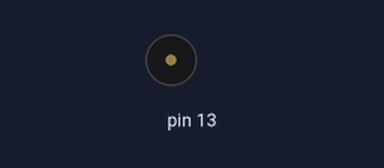
Simulated run of this sketch. Board: Arduino Uno, built with avr-gcc and run on an emulated ATmega328P. Shown: buzzer (waves = sounding).

Above: at 0.1 s.
At 126.3 s:
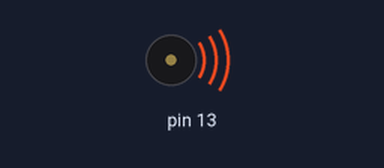
Timing chart, 0 to 129.7 s (numbered marks = the images above):
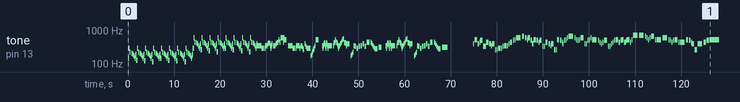

The sketch:

Buzzer.ino
```cpp
#include "notes.h"

//Megalovania Buzzer Sounds
int MegalovaniaMelody[] = {
  NOTE_D3, NOTE_D3, NOTE_D4, NOTE_A3, 0,
  NOTE_GS3, NOTE_G3, NOTE_F3, NOTE_D3, NOTE_F3, NOTE_G3, NOTE_C3, NOTE_C3, NOTE_D4, NOTE_A3, 0,
  NOTE_GS3, NOTE_G3, NOTE_F3, NOTE_D3, NOTE_F3, NOTE_G3, NOTE_B2, NOTE_B2, NOTE_D4, NOTE_A3, 0,
  NOTE_GS3, NOTE_G3, NOTE_F3, NOTE_D3, NOTE_F3, NOTE_G3, NOTE_AS2, NOTE_AS2, NOTE_D4, NOTE_A3, 0,
  NOTE_GS3, NOTE_G3, NOTE_F3, NOTE_D3, NOTE_F3, NOTE_G3, NOTE_D3, NOTE_D3, NOTE_D4, NOTE_A3, 0,
  NOTE_GS3, NOTE_G3, NOTE_F3, NOTE_D3, NOTE_F3, NOTE_G3, NOTE_C3, NOTE_C3, NOTE_D4, NOTE_A3, 0,
  NOTE_GS3, NOTE_G3, NOTE_F3, NOTE_D3, NOTE_F3, NOTE_G3, NOTE_B2, NOTE_B2, NOTE_D4, NOTE_A3, 0,
  NOTE_GS3, NOTE_G3, NOTE_F3, NOTE_D3, NOTE_F3, NOTE_G3, NOTE_AS2, NOTE_AS2, NOTE_D4, NOTE_A3, 0,
  NOTE_GS3, NOTE_G3, NOTE_F3, NOTE_D3, NOTE_F3, NOTE_G3, NOTE_D4, NOTE_D4, NOTE_D5, NOTE_A4, 0,
  NOTE_GS4, NOTE_G4, NOTE_F4, NOTE_D4, NOTE_F4, NOTE_G4, NOTE_C4, NOTE_C4, NOTE_D5, NOTE_A4, 0,
  NOTE_GS4, NOTE_G4, NOTE_F4, NOTE_D4, NOTE_F4, NOTE_G4, NOTE_B3, NOTE_B3, NOTE_D5, NOTE_A4, 0,
  NOTE_GS4, NOTE_G4, NOTE_F4, NOTE_D4, NOTE_F4, NOTE_G4, NOTE_AS3, NOTE_AS3, NOTE_D5, NOTE_A4, 0,
  NOTE_GS4, NOTE_G4, NOTE_F4, NOTE_D4, NOTE_F4, NOTE_G4, NOTE_D4, NOTE_D4, NOTE_D5, NOTE_A4, 0,
  NOTE_GS4, NOTE_G4, NOTE_F4, NOTE_D4, NOTE_F4, NOTE_G4, NOTE_C4, NOTE_C4, NOTE_D5, NOTE_A4, 0,
  NOTE_GS4, NOTE_G4, NOTE_F4, NOTE_D4, NOTE_F4, NOTE_G4, NOTE_B3, NOTE_B3, NOTE_D5, NOTE_A4, 0,
  NOTE_GS4, NOTE_G4, NOTE_F4, NOTE_D4, NOTE_F4, NOTE_G4, NOTE_AS3, NOTE_AS3, NOTE_D5, NOTE_A4, 0,
  NOTE_GS4, NOTE_G4, NOTE_F4, NOTE_D4, NOTE_F4, NOTE_G4, NOTE_F4, NOTE_F4, NOTE_F4, NOTE_F4, NOTE_F4, NOTE_D4, NOTE_D4, NOTE_D4, NOTE_F4, NOTE_F4, NOTE_F4, NOTE_G4, NOTE_GS4, NOTE_G4, NOTE_F4, NOTE_D4, NOTE_F4, NOTE_G4, 0,
  NOTE_F4, NOTE_F4, NOTE_F4, NOTE_G4, NOTE_GS4, NOTE_A4, NOTE_C5, NOTE_A4, NOTE_D5, NOTE_D5, NOTE_D5, NOTE_A4, NOTE_D5, NOTE_C5, NOTE_F4, NOTE_F4, NOTE_F4, NOTE_F4, NOTE_F4, NOTE_D4, NOTE_D4, NOTE_D4, NOTE_F4, NOTE_F4, NOTE_F4, NOTE_F4, NOTE_D4, NOTE_F4, NOTE_E4, NOTE_D4, NOTE_C4, 0,
  NOTE_G4, NOTE_E4, NOTE_D4, NOTE_D4, NOTE_D4, NOTE_D4, NOTE_F3, NOTE_G3, NOTE_AS3, NOTE_C4, NOTE_D4, NOTE_F4, NOTE_C5, 0,
  NOTE_F4, NOTE_D4, NOTE_F4, NOTE_G4, NOTE_GS4, NOTE_G4, NOTE_F4, NOTE_D4, NOTE_GS4, NOTE_G4, NOTE_F4, NOTE_D4, NOTE_F4, NOTE_F4, NOTE_F4, NOTE_GS4, NOTE_A4, NOTE_C5, NOTE_A4, NOTE_GS4, NOTE_G4, NOTE_F4, NOTE_D4, NOTE_E4, NOTE_F4, NOTE_G4, NOTE_A4, NOTE_C5, NOTE_CS5, NOTE_GS4, NOTE_GS4, NOTE_G4, NOTE_F4, NOTE_G4, NOTE_F3, NOTE_G3, NOTE_A3, NOTE_F4, NOTE_E4, NOTE_D4, NOTE_E4, NOTE_F4, NOTE_G4, NOTE_E4, NOTE_A4, NOTE_A4, NOTE_G4, NOTE_F4, NOTE_DS4, NOTE_CS4, NOTE_DS4, 0,
  NOTE_F4, NOTE_D4, NOTE_F4, NOTE_G4, NOTE_GS4, NOTE_G4, NOTE_F4, NOTE_D4, NOTE_GS4, NOTE_G4, NOTE_F4, NOTE_D4, NOTE_F4, NOTE_F4, NOTE_F4, NOTE_GS4, NOTE_A4, NOTE_C5, NOTE_A4, NOTE_GS4, NOTE_G4, NOTE_F4, NOTE_D4, NOTE_E4, NOTE_F4, NOTE_G4, NOTE_A4, NOTE_C5, NOTE_CS5, NOTE_GS4, NOTE_GS4, NOTE_G4, NOTE_F4, NOTE_G4, NOTE_F3, NOTE_G3, NOTE_A3, NOTE_F4, NOTE_E4, NOTE_D4, NOTE_E4, NOTE_F4, NOTE_G4, NOTE_E4, NOTE_A4, NOTE_A4, NOTE_G4, NOTE_F4, NOTE_DS4, NOTE_CS4, NOTE_DS4,
};

int MegalovaniaNoteDurations[] = {
  16, 16, 8, 6, 32, 8, 8, 8, 16, 16, 16, 16, 16, 8, 6, 32, 8, 8, 8, 16, 16, 16, 16, 16, 8, 6, 32, 8, 8, 8, 16, 16, 16, 16, 16, 8, 6, 32, 8, 8, 8, 16, 16, 16, 16, 16, 8, 6, 32, 8, 8, 8, 16, 16, 16, 16, 16, 8, 6, 32, 8, 8, 8, 16, 16, 16, 16, 16, 8, 6, 32, 8, 8, 8, 16, 16, 16, 16, 16, 8, 6, 32, 8, 8, 8, 16, 16, 16, 16, 16, 8, 6, 32, 8, 8, 8, 16, 16, 16, 16, 16, 8, 6, 32, 8, 8, 8, 16, 16, 16, 16, 16, 8, 6, 32, 8, 8, 8, 16, 16, 16, 16, 16, 8, 6, 32, 8, 8, 8, 16, 16, 16, 16, 16, 8, 6, 32, 8, 8, 8, 16, 16, 16, 16, 16, 8, 6, 32, 8, 8, 8, 16, 16, 16, 16, 16, 8, 6, 32, 8, 8, 8, 16, 16, 16, 16, 16, 8, 6, 32, 8, 8, 8, 16, 16, 16, 8, 16, 8, 8, 8, 8, 4, 16, 8, 16, 8, 8, 8, 16, 16, 16, 16, 16, 8, 8, 16, 8, 8, 8, 8, 8, 8, 8, 8, 16, 16, 16, 2, 8, 16, 8, 8, 8, 8, 4, 16, 8, 16, 8, 8, 8, 8, 8, 16, 8, 16, 8, 8, 8, 8, 8, 8, 8, 16, 8, 15, 8, 8, 2, 3, 16, 16, 16, 16, 16, 16, 16, 16, 16, 16, 16, 16, 8, 2, 16, 8, 16, 8, 16, 16, 16, 16, 16, 16, 8, 8, 8, 8,  8, 8, 16, 16, 16, 2, 8, 8, 8, 8, 4, 4, 4, 4, 4, 4, 2, 8, 8, 8, 8, 2, 2, 3, 16, 16, 16, 16, 16, 16, 16, 16, 16, 16, 16, 16, 8, 2, 16, 8, 16, 8, 16, 16, 16, 16, 16, 16, 8, 8, 8, 8,  8, 8, 16, 16, 16, 2, 8, 8, 8, 8, 4, 4, 4, 4, 4, 4, 2, 8, 8, 8, 8, 2, 1
};

//USSR Anthem Buzzer Sounds
int USSRAnthemMelody[] = {
  NOTE_G4, NOTE_C5, NOTE_G4, NOTE_A4, NOTE_B4, NOTE_E4, NOTE_E4,
  NOTE_A4, NOTE_G4, NOTE_F4, NOTE_G4, NOTE_C4, NOTE_C4,
  NOTE_D4, NOTE_D4, NOTE_E4, NOTE_F4, NOTE_F4, NOTE_G4, NOTE_A4, NOTE_B4, NOTE_C5, NOTE_D5,
  NOTE_E5, NOTE_D5, NOTE_C5, NOTE_D5, NOTE_B4, NOTE_G4,
  NOTE_C5, NOTE_B4, NOTE_A4, NOTE_B4, NOTE_E4, NOTE_E4,
  NOTE_A4, NOTE_G4, NOTE_F4, NOTE_G4, NOTE_C4, NOTE_C4,
  NOTE_C5, NOTE_B4, NOTE_A4, NOTE_G4, NOTE_B4, NOTE_C5, NOTE_D5,
  NOTE_E5, NOTE_D5, NOTE_C5, NOTE_B4, NOTE_C5, NOTE_D5, NOTE_G4, NOTE_G4, NOTE_B4, NOTE_C5, NOTE_D5,
  NOTE_C5, NOTE_B4, NOTE_A4, NOTE_G4, NOTE_A4, NOTE_B4, NOTE_E4, NOTE_E4, NOTE_G4, NOTE_A4, NOTE_B4,
  NOTE_C5, NOTE_A4, NOTE_B4, NOTE_C5, NOTE_A4, NOTE_B4, NOTE_C5, NOTE_A4, NOTE_C5, NOTE_F5,
  NOTE_F5, NOTE_E5, NOTE_D5, NOTE_C5, NOTE_D5, NOTE_E5, NOTE_C5, NOTE_C5,
  NOTE_D5, NOTE_C5, NOTE_B4, NOTE_A4, NOTE_B4, NOTE_C5, NOTE_A4, NOTE_A4,
  NOTE_C5, NOTE_B4, NOTE_A4, NOTE_G4, NOTE_C4, NOTE_G4, NOTE_A4, NOTE_B4, NOTE_C5
};

int USSRAnthemNoteDurations[] = {
  8, 4, 6, 16, 4, 8, 8,
  4, 6, 16, 4, 8, 8,
  4, 8, 8, 4, 8, 8, 4, 8, 8, 2,
  4, 6, 16, 4, 8, 8,
  4, 6, 16, 4, 8, 8,
  4, 6, 16, 4, 6, 16,
  4, 6, 16, 8, 8, 8, 8,
  2, 8, 8, 8, 8, 3, 8, 8, 8, 8, 8,
  2, 8, 8, 8, 8, 3, 8, 8, 8, 8, 8,
  4, 6, 16, 4, 6, 16, 4, 8, 8, 2,
  2, 8, 8, 8, 8, 3, 8, 2,
  2, 8, 8, 8, 8, 3, 8, 2,
  4, 6, 16, 4, 4, 2, 4, 4, 1
};

void setup() {
  for (int thisNote = 0; thisNote < sizeof(MegalovaniaMelody)/sizeof(MegalovaniaMelody[0]); thisNote++) {
    int noteDuration = 1200 / MegalovaniaNoteDurations[thisNote];
    tone(13, MegalovaniaMelody[thisNote], noteDuration);
    delay(noteDuration * 1.45);
    noTone(13);
  }

  //5 seconds delay for another song to play
  delay(5000);

  for (int thisNote = 0; thisNote < sizeof(USSRAnthemMelody) / 2; thisNote++) {
    int noteDuration = 2000 / USSRAnthemNoteDurations[thisNote];
    tone(13, USSRAnthemMelody[thisNote], noteDuration);
    delay(noteDuration * 1.30);
    noTone(13);
  }
}

void loop() {
  // Wala na munang loop :)
}
```

notes.h
```cpp
/**********************************************************************
 * Public Constants from https://www.arduino.cc/en/Tutorial/toneMelody
 **********************************************************************/
#define NOTE_B0  31
#define NOTE_C1  33
#define NOTE_CS1 35
#define NOTE_D1  37
#define NOTE_DS1 39
#define NOTE_E1  41
#define NOTE_F1  44
#define NOTE_FS1 46
#define NOTE_G1  49
#define NOTE_GS1 52
#define NOTE_A1  55
#define NOTE_AS1 58
#define NOTE_B1  62
#define NOTE_C2  65
#define NOTE_CS2 69
#define NOTE_D2  73
#define NOTE_DS2 78
#define NOTE_E2  82
#define NOTE_F2  87
#define NOTE_FS2 93
#define NOTE_G2  98
#define NOTE_GS2 104
#define NOTE_A2  110
#define NOTE_AS2 117
#define NOTE_B2  123
#define NOTE_C3  131
#define NOTE_CS3 139
#define NOTE_D3  147
#define NOTE_DS3 156
#define NOTE_E3  165
#define NOTE_F3  175
#define NOTE_FS3 185
#define NOTE_G3  196
#define NOTE_GS3 208
#define NOTE_A3  220
#define NOTE_AS3 233
#define NOTE_B3  247
#define NOTE_C4  262
#define NOTE_CS4 277
#define NOTE_D4  294
#define NOTE_DS4 311
#define NOTE_E4  330
#define NOTE_F4  349
#define NOTE_FS4 370
#define NOTE_G4  392
#define NOTE_GS4 415
#define NOTE_A4  440
#define NOTE_AS4 466
#define NOTE_B4  494
#define NOTE_C5  523
#define NOTE_CS5 554
#define NOTE_D5  587
#define NOTE_DS5 622
#define NOTE_E5  659
#define NOTE_F5  698
#define NOTE_FS5 740
#define NOTE_G5  784
#define NOTE_GS5 831
#define NOTE_A5  880
#define NOTE_AS5 932
#define NOTE_B5  988
#define NOTE_C6  1047
#define NOTE_CS6 1109
#define NOTE_D6  1175
#define NOTE_DS6 1245
#define NOTE_E6  1319
#define NOTE_F6  1397
#define NOTE_FS6 1480
#define NOTE_G6  1568
#define NOTE_GS6 1661
#define NOTE_A6  1760
#define NOTE_AS6 1865
#define NOTE_B6  1976
#define NOTE_C7  2093
#define NOTE_CS7 2217
#define NOTE_D7  2349
#define NOTE_DS7 2489
#define NOTE_E7  2637
#define NOTE_F7  2794
#define NOTE_FS7 2960
#define NOTE_G7  3136
#define NOTE_GS7 3322
#define NOTE_A7  3520
#define NOTE_AS7 3729
#define NOTE_B7  3951
#define NOTE_C8  4186
#define NOTE_CS8 4435
#define NOTE_D8  4699
#define NOTE_DS8 4978
```
